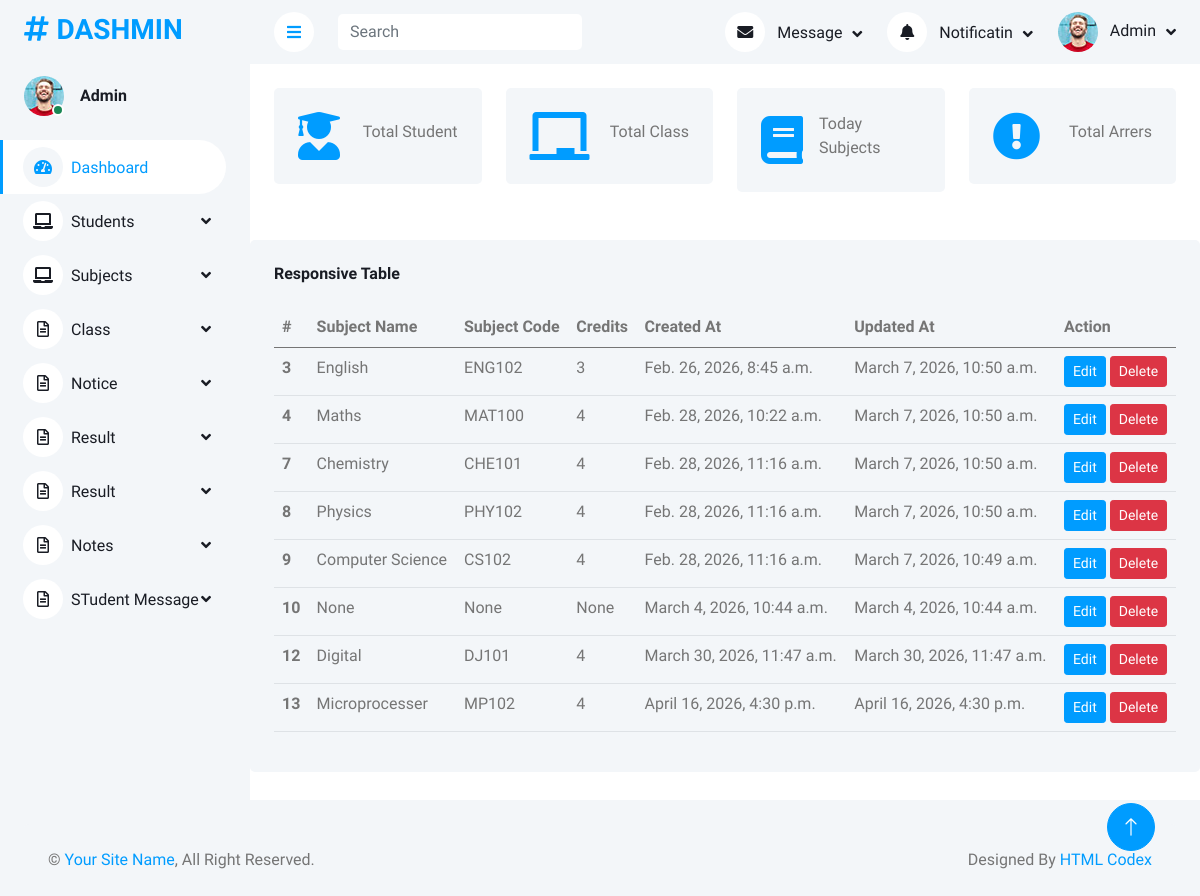
The app's page /manage/manage_subject/ (signed in) with its own data.
### AdminApp/models.py (models this page shows, shortened)
class SubjectDb(models.Model):
    Subject_Name=models.CharField(max_length=100,null=True,blank=True)
    Subject_Code=models.CharField(max_length=100,null=True,blank=True)
    Credit = models.IntegerField(null=True, blank=True)
    Created_At=models.DateTimeField(auto_now_add=True)
    Updated_At=models.DateTimeField(auto_now=True)

### AdminApp/views.py (the view)
# urls.py: path('manage_subject/',views.manage_subject,name='manage_subject'),
def manage_subject(request):
    data=SubjectDb.objects.all()
    return render(request,'Manage_Subject.html',{'data':data})

### AdminApp/templates/Manage_Subject.html (shortened to what this page needs)
<!DOCTYPE html>
{% extends 'Dashboard.html' %}
{% block content %}
<html lang="en">
<head>
</head>
<body>
    <div class="col-12 mt-5">
        <div class="bg-light rounded h-100 p-4">
            <h6 class="mb-4">Responsive Table</h6>
            <div class="table-responsive">
                <table class="table">
                    <thead>
                        <tr>
                            <th scope="col">#</th>
                            <th scope="col"> Subject Name</th>
                            <th scope="col">Subject Code</th>
                            <th scope="col">Credits</th>
                            <th scope="col">Created At</th>
                            <th scope="col">Updated At</th>
                            <th scope="col">Action</th>
                        </tr>
                    </thead>
                    <tbody>
                        {% for sub in data %}
                        <tr>
                            <th scope="row">{{ sub.id }}</th>
                            <td>{{ sub.Subject_Name }}</td>
                            <td>{{ sub.Subject_Code }}</td>
                            <td>{{ sub.Credit }}</td>
                            <td>{{ sub.Created_At }}</td>
                            <td>{{ sub.Updated_At }}</td>
                            <td>
                                <a href="{% url 'edit_subject' sub.id %}" class="btn btn-sm btn-primary">Edit</a>
                                <a href="{% url 'delete_subject' sub.id%}" class="btn btn-sm btn-danger">Delete</a>
                            </td>
                        </tr>
                        {% endfor%}
                    </tbody>
                </table>
            </div>
        </div>
    </div>
</body>
</html>
{% endblock %}

### AdminApp/static/assets/css/style.css (style rules this page uses)
:root { --primary: #009CFF; --light: #F3F6F9; --dark: #191C24; }
.btn { transition: .5s; }
.btn.btn-primary { color: #FFFFFF; }

### records on screen
SubjectDb: id "3", Subject_Name "English", Subject_Code "ENG102", Credit "3", Created_At "Feb. 26, 2026, 8:45 a.m.", Updated_At "March 7, 2026, 10:50 a.m."
SubjectDb: id "4", Subject_Name "Maths", Subject_Code "MAT100", Credit "4", Created_At "Feb. 28, 2026, 10:22 a.m.", Updated_At "March 7, 2026, 10:50 a.m."
SubjectDb: id "7", Subject_Name "Chemistry", Subject_Code "CHE101", Credit "4", Created_At "Feb. 28, 2026, 11:16 a.m.", Updated_At "March 7, 2026, 10:50 a.m."
SubjectDb: id "8", Subject_Name "Physics", Subject_Code "PHY102", Credit "4", Created_At "Feb. 28, 2026, 11:16 a.m.", Updated_At "March 7, 2026, 10:50 a.m."
SubjectDb: id "9", Subject_Name "Computer Science", Subject_Code "CS102", Credit "4", Created_At "Feb. 28, 2026, 11:16 a.m.", Updated_At "March 7, 2026, 10:49 a.m."
SubjectDb: id "10", Subject_Name "None", Subject_Code "None", Credit "None", Created_At "March 4, 2026, 10:44 a.m.", Updated_At "March 4, 2026, 10:44 a.m."
SubjectDb: id "12", Subject_Name "Digital", Subject_Code "DJ101", Credit "4", Created_At "March 30, 2026, 11:47 a.m.", Updated_At "March 30, 2026, 11:47 a.m."
SubjectDb: id "13", Subject_Name "Microprocesser", Subject_Code "MP102", Credit "4", Created_At "April 16, 2026, 4:30 p.m.", Updated_At "April 16, 2026, 4:30 p.m."

### other values on screen
{{ request.session.username }} "Admin"
